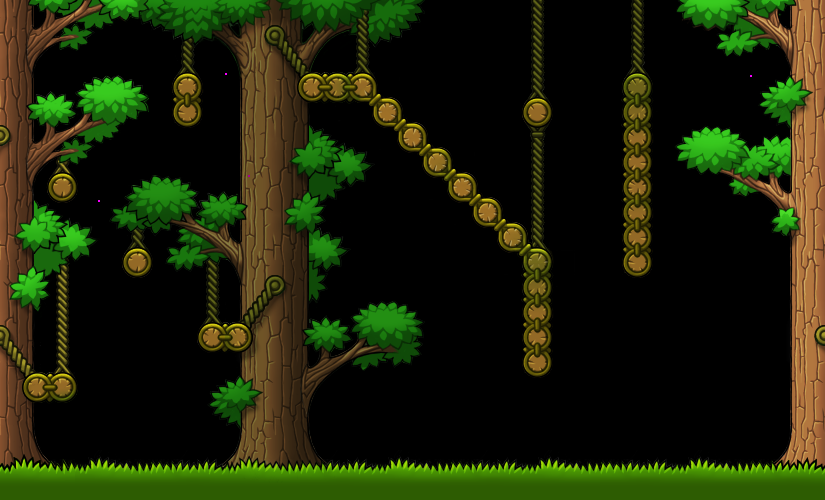

This game map was drawn from its Tiled (.tmx) file and the tilesets committed beside it. A one-line description and the full map source follow:
An orthogonal 33x20 tile map with 25x25 px tiles, 1 tile layer (Tile Layer 1) and 16 objects (8x Gem, PlayerStart, Door, EnemyR21, EnemyL23, ...).

<map version="1.10" tiledversion="1.10.2" orientation="orthogonal" renderorder="right-down" width="33" height="20" tilewidth="25" tileheight="25" infinite="0" nextlayerid="3" nextobjectid="17">
 <properties>
  <property name="Background" value="bg_forest" />
  <property name="Background Offset Y" type="int" value="-300" />
  <property name="biome" value="forest" />
 </properties>
 <tileset firstgid="1" source="forest.tsx" />
 <layer id="1" name="Tile Layer 1" width="33" height="20">
  <data encoding="csv">
136,137,138,385,386,387,388,389,390,469,470,471,472,473,474,475,476,0,0,0,0,478,0,0,0,482,0,244,245,246,1078,1079,1080,
175,176,177,424,425,0,427,428,429,508,509,510,511,512,513,514,515,0,0,0,0,517,0,0,0,521,0,283,284,285,1117,1118,1119,
214,215,216,463,0,0,0,467,0,547,548,549,550,551,552,553,0,0,0,0,0,556,0,0,0,560,0,0,323,324,1156,1157,1158,
970,971,972,973,974,975,1054,1055,1056,1057,1058,1059,1060,1061,1062,1063,0,0,0,0,1068,1069,0,0,1072,1073,1074,0,0,0,1084,1085,1086,
1009,1010,1011,1012,1013,1014,1093,1094,1095,1096,1097,1098,1099,1100,1101,1102,1103,0,0,0,1107,1108,1109,0,1111,1112,1113,0,0,0,1123,1124,1125,
1048,1049,1050,1051,1052,0,0,1133,0,1135,1136,1137,1138,1139,1140,1141,1142,1143,0,0,1146,1147,0,0,1150,1151,1152,1159,1160,1161,1162,1163,1164,
1651,1652,1653,1654,0,0,0,0,0,1660,1661,1662,1663,1664,1665,0,1667,1668,1063,1064,1065,478,0,0,1669,1670,1671,3421,3422,3423,1675,1676,1677,
1690,1691,1692,1693,1694,1695,1696,1697,1698,1699,1700,1701,1702,1703,1704,0,0,1707,1102,1103,1104,517,0,0,1708,1709,1710,0,3461,3462,1714,1715,1716,
1729,1730,1731,1732,1733,1734,1735,1736,1737,1738,1739,1740,1741,1742,0,0,0,0,1141,1142,1143,556,0,0,1747,1748,1749,0,0,0,1753,1754,1755,
2227,2228,2229,2230,2231,2232,2233,2234,2235,2236,2237,2238,2239,2240,2241,0,0,0,0,2243,2244,2245,2246,0,1756,1757,1758,0,0,0,2347,2348,2349,
2266,2267,2268,2269,2270,2271,2272,2273,2274,2275,2276,2277,2278,2279,0,0,0,0,0,0,2283,2284,2285,0,1795,1796,1797,0,0,0,0,2387,2388,
2305,2306,2307,0,0,2310,0,0,2313,2314,2315,2316,2317,2318,0,0,0,0,0,0,2322,2323,2324,0,0,1835,0,0,0,0,0,2426,2427,
2845,2846,2847,0,0,0,0,0,2928,2929,2930,2931,2932,2933,2934,2935,2936,0,0,0,2835,2836,2837,0,0,0,0,0,0,0,0,2351,2352,
2884,2885,2886,0,0,0,0,2966,2967,2968,2969,2970,2971,2972,2973,2974,2975,0,0,0,2874,2875,2876,0,0,0,0,0,0,0,0,2390,2391,
2923,2924,2925,0,0,0,0,0,3006,3007,3008,3009,3010,3011,3012,3013,3014,0,0,0,2913,2914,2915,0,0,0,0,0,0,0,0,2429,2430,
3160,3161,3162,3163,0,0,0,0,3168,3169,3170,3171,3172,3173,0,0,0,0,0,0,0,2839,0,0,0,0,0,0,0,0,0,2342,2343,
3199,3200,3201,0,0,0,0,0,3207,3208,3209,3210,3211,0,0,0,0,0,0,0,0,0,0,0,0,0,0,0,0,0,0,2381,2382,
3238,3239,0,0,0,0,0,0,0,3247,3248,3249,3250,0,0,0,0,0,0,0,0,0,0,0,0,0,0,0,0,0,0,2420,2421,
3175,3176,3177,3178,3179,3180,3187,3188,3189,3190,3191,3192,3193,3194,3195,3178,3179,3180,3181,3182,3183,3178,3179,3180,3181,3182,3183,3178,3179,3180,3184,3185,3186,
3214,3215,3216,3217,3218,3219,3226,3227,3228,3229,3230,3231,3232,3233,3234,3217,3218,3219,3220,3221,3222,3217,3218,3219,3220,3221,3222,3217,3218,3219,3223,3224,3225
</data>
 </layer>
 <objectgroup id="2" name="Object Layer 1">
  <object id="1" name="PlayerStart" x="10" y="475">
   <point />
  </object>
  <object id="2" name="Door" x="775" y="375">
   <properties>
    <property name="Variant" value="0" />
   </properties>
   <point />
  </object>
  <object id="3" name="Gem" x="61.3333" y="168">
   <point />
  </object>
  <object id="5" name="Gem" x="187.333" y="72.6667">
   <point />
  </object>
  <object id="6" name="Gem" x="336.667" y="72">
   <point />
  </object>
  <object id="7" name="Gem" x="536.667" y="99.3333">
   <point />
  </object>
  <object id="8" name="Gem" x="636" y="72">
   <point />
  </object>
  <object id="4" name="Gem" x="136" y="247.333">
   <point />
  </object>
  <object id="10" name="Gem" x="224.667" y="322.667">
   <point />
  </object>
  <object id="9" name="Gem" x="49.3333" y="374.667">
   <point />
  </object>
  <object id="11" name="EnemyR21" x="309.333" y="69.3333">
   <point />
  </object>
  <object id="12" name="EnemyL23" x="636.667" y="67.3333">
   <point />
  </object>
  <object id="13" name="EnemyL22" x="363.333" y="66.6667">
   <point />
  </object>
  <object id="14" name="EnemyR12" x="688" y="131">
   <point />
  </object>
  <object id="15" name="EnemyR03" x="672" y="244">
   <point />
  </object>
  <object id="16" name="EntranceDoor" x="-50" y="375">
   <properties>
    <property name="Variant" value="2" />
   </properties>
   <point />
  </object>
 </objectgroup>
</map>
